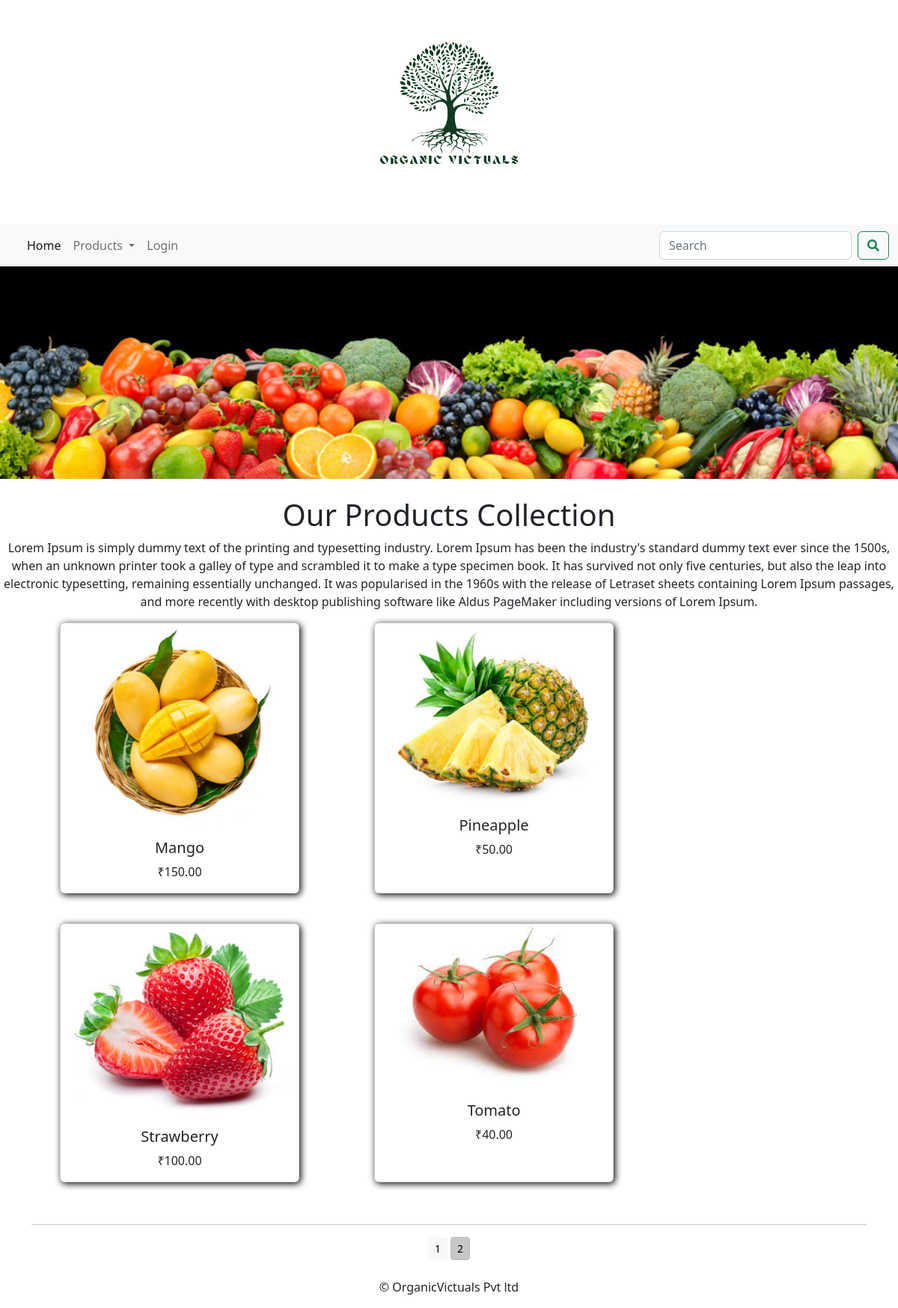
The page /store/?page=2 on the database its author committed.
### store/models.py (models this page shows, shortened)
class Product(models.Model):
    name = models.CharField(max_length=250, unique=True)
    slug = models.SlugField(max_length=250, unique=True)
    description = models.TextField()
    image = models.ImageField(upload_to='product')
    category = models.ForeignKey(Category, on_delete=models.CASCADE)
    price = models.DecimalField(max_digits=10, decimal_places=2)
    stock = models.IntegerField()
    availability = models.BooleanField(default=True)
    created = models.DateTimeField(auto_now_add=True)
    updated = models.DateTimeField(auto_now=True)
    def get_url(self):
        return reverse('store:productDetails', args=[self.category.slug, self.slug])
    class Meta:
        ordering = ('name',)
        verbose_name = 'product'
        verbose_name_plural = 'products'

### store/views.py (the view)
# urls.py: path('', views.allCategory, name='allCategory'),
def allCategory(request, c_slug=None):
    c_page = None
    products_list = None
    if c_slug != None:
        c_page = get_object_or_404(Category, slug=c_slug)
        products_list = Product.objects.all().filter(category=c_page, availability=True)
    else:
        products_list = Product.objects.all().filter(availability = True)
    paginator = Paginator(products_list,6)
    try:
        page = int(request.GET.get('page', '1'))
    except:
        page = 1
    try:
        products = paginator.page(page)
    except (EmptyPage, InvalidPage):
        products = paginator.page(paginator.num_pages)
    return render(request, 'category.html', {'category':c_page, 'products':products})

### cart/context_processors.py (called while the page is built)
def counter(request):
    item_count = 0
    if 'admin' in request.path:
        return{}
    else:
        try:
            cart = Cart.objects.filter(cartid=cart_id(request))
            cart_items = CartItem.objects.all().filter(cart=cart[:1])
            for cart_item in cart_items:
                item_count += cart_item.quantity
        except Cart.DoesNotExist:
            item_count = 0
    return dict(item_count=item_count)

### cart/views.py (called while the page is built)
def cart_id(request):
    cart = request.session.session_key
    if not cart:
        cart = request.session.create()
    return cart

### store/context_processors.py (called while the page is built)
def menu_links(request):
    links = Category.objects.all()
    return dict(links=links)

### store/models.py (called while the page is built)
    def get_url(self):
        return reverse('store:products_category', args=[self.slug])

### templates/category.html (shortened to what this page needs)
{% extends "base.html" %}
{% load static %}
{% block content %}
        <div>
            {% if category %}
                <img src="{{category.image.url}}" alt="{{category.name}}"  style="width: 100%";>
        </div>
        <br>
        <div>
            <h1>{{category.name}}</h1>
            <p>{{category.description}}</p>
        </div>
    {% else %}
        <div>
            <img src={% static 'img/vegetable.jpg' %} alt="our products" width='100%'>
        </div>
        <br>
        <div>
            <h1>Our Products Collection</h1>
            <p class="text-center">Lorem Ipsum is simply dummy text of the printing and typesetting industry. Lorem Ipsum has been the industry's standard dummy text ever since the 1500s, when an unknown printer took a galley of type and scrambled it to make a type specimen book. It has survived not only five centuries, but also the leap into electronic typesetting, remaining essentially unchanged. It was popularised in the 1960s with the release of Letraset sheets containing Lorem Ipsum passages, and more recently with desktop publishing software like Aldus PageMaker including versions of Lorem Ipsum.</p>
        </div>
    {% endif %}
         <div class="container-lg">
                <div class="row">
                        {% for i in products %}
                        <div class="card" style="width: 20rem;">
                            <a href="{{i.get_url}}"> <img src="{{i.image.url}}" class="card-img-top" alt="{{i.name}}"></a>
                                <div class="card-body">
                                    <h5 class="card-title">{{i.name}}</h5>
                                    <p class="card-text">₹{{i.price}}</p>
                                </div>
                        </div>
                        {% endfor %}
                    </div>
                    <div class="mx-auto">
                        {% if products.paginator.num_pages > 1 %}
                        <hr>
                        <div class="text-center">
                            {% for pg in products.paginator.page_range %}
                            <a href="?page={{pg}}" class="btn btn-light btn-sm {% if products.number == pg %} active {% endif %}">{{pg}}</a>
                            {% endfor %}
                        </div>
                        {% endif %}
                    </div>
                    <br>
                </div>
{% endblock content %}

### static/css/mystyle.css (style rules this page uses)
.card { border-radius: 10px; margin: 10px 50px 40px; box-shadow: 2px 2px 10px black; }
.card-body { text-align: center; }
h1 { position: relative; text-align: center; }

### rows shown on the page
Product: image (picture), name "Mango", price "150.00"
Product: image (picture), name "Pineapple", price "50.00"
Product: image (picture), name "Strawberry", price "100.00"
Product: image (picture), name "Tomato", price "40.00"

### other values the page prints
{{ pg }} "1" "2"
